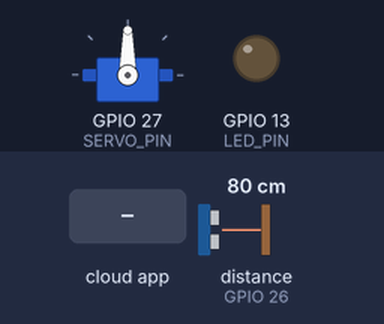
Recording of a sketch running on a simulated ESP32. Shown: servo, output pins drawn as LEDs (lit = HIGH). Wiring (inferred from the names in the program): ultrasonic range finder: trigger GPIO 25; echo GPIO 26. Inputs (shaded band) come from the test bench; at power-on: distance to the obstacle (sensor on GPIO 26) 80 cm. The echo pulse lasts 58.3 µs per cm; the ROS host is connected and sends only what is stated; pins used as bus, display or sensor lines are not drawn.

Above: at 3.2 s.
3.3 s: the phone or cloud app sets ultrasonic_distance to -100
At 3.8 s:
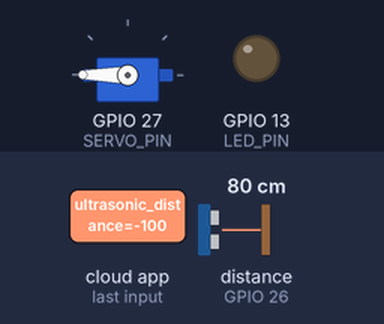
4.8 s: the phone or cloud app sets ultrasonic_distance to 0
At 6.1 s:
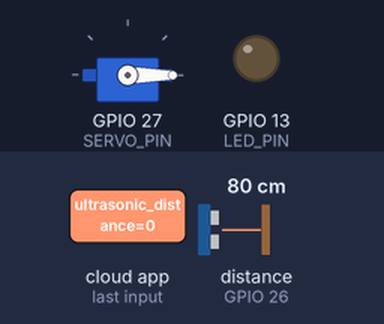
Timing chart, 0 to 7.8 s (numbered marks = the images above; inputs shaded):
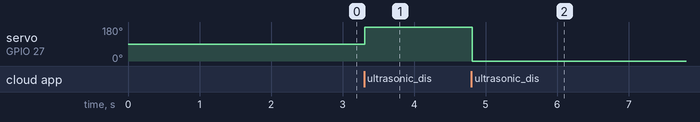

The sketch:

script_3.ino
```cpp
// ================================================================
// === micro-ROS: Ultrasonic + Servo Control Example (ESP32) =======
// ================================================================
// This example demonstrates how to:
//
// 1. Use an **ultrasonic sensor** (HC-SR04) to measure distance.
// 2. **Publish** that distance to ROS 2 as a Float32 topic.
// 3. **Subscribe** to a Float32 topic (e.g., threshold command).
// 4. **Move a servo motor** when the subscribed threshold condition is met.
// 5. Handle ROS 2 communication through micro-ROS on an ESP32.
//
// Author: Abu Bakr Azam
// Board: ESP32
// ================================================================


// ----------------------------
// Include Required Libraries
// ----------------------------

#include <micro_ros_arduino.h>     // micro-ROS communication layer
#include <stdio.h>                 // Standard C I/O library
#include <rcl/rcl.h>               // Core ROS 2 client support
#include <rcl/error_handling.h>    // ROS 2 error handling
#include <rclc/rclc.h>             // ROS 2 micro client convenience layer
#include <rclc/executor.h>         // ROS 2 executor for callbacks
#include <ESP32Servo.h>            // Servo motor control library for ESP32
#include <std_msgs/msg/float32.h>  // Standard ROS 2 message type (float32)


// ----------------------------
// ROS 2 Global Declarations
// ----------------------------

// ROS 2 entities
rcl_subscription_t subscriber;     // Receives messages from ROS 2
rcl_publisher_t publisher;         // Sends sensor data to ROS 2
rcl_timer_t timer;                 // Periodic timer to trigger publishing
rcl_node_t node;                   // The ROS 2 node (represents this device)
rclc_executor_t executor;          // Handles all callbacks
rclc_support_t support;            // ROS 2 communication support
rcl_allocator_t allocator;         // Memory management

// ROS 2 message variable (for sending & receiving float values)
std_msgs__msg__Float32 msg;


// ----------------------------
// Hardware Configuration
// ----------------------------

#define TRIG_PIN 25        // Ultrasonic trigger pin
#define ECHO_PIN 26        // Ultrasonic echo pin
#define SERVO_PIN 27       // Servo signal pin
#define LED_PIN 13         // LED pin (for debug/error indication)
#define SOUND_SPEED 0.034  // Sound speed in cm/µs (for distance calc)


// ----------------------------
// Variables
// ----------------------------

float latest_distance_cm;  // Holds last measured distance
long duration;             // Time for echo pulse
int posDegrees = 0;        // Servo position (0 or 180 degrees)
Servo servo;               // Servo object instance


// ----------------------------
// Helper Macros for Error Checking
// ----------------------------
// RCCHECK: stops program if a ROS 2 function fails
// RCSOFTCHECK: ignores minor errors (non-fatal)

#define RCCHECK(fn) { rcl_ret_t temp_rc = fn; if((temp_rc != RCL_RET_OK)){error_loop();}}
#define RCSOFTCHECK(fn) { rcl_ret_t temp_rc = fn; if((temp_rc != RCL_RET_OK)){}}


// ----------------------------
// Error Loop (Debug)
// ----------------------------
// If a setup or runtime error occurs, blink LED rapidly forever.

void error_loop() {
  while (1) {
    digitalWrite(LED_PIN, !digitalRead(LED_PIN));
    delay(100);
  }
}


// ----------------------------
// Timer Callback
// ----------------------------
// Runs every 1000 ms (set in setup()).
// Publishes the latest ultrasonic distance to ROS 2 topic.

void timer_callback(rcl_timer_t * timer, int64_t last_call_time) {
  RCLC_UNUSED(last_call_time);

  if (timer != NULL) {
    // Publish latest distance value
    msg.data = latest_distance_cm;
    RCSOFTCHECK(rcl_publish(&publisher, &msg, NULL));
  }
}


// ----------------------------
// Subscription Callback
// ----------------------------
// Receives messages from a Float32 topic.
// If the received value (e.g., threshold) < 20 cm, toggle servo.

void subscription_callback(const void * msgin) {
  const std_msgs__msg__Float32 * msg = (const std_msgs__msg__Float32 *)msgin;

  // Example logic: move servo if received threshold is below 20
  if (msg->data < 20) {
    // Toggle servo position
    if (posDegrees == 0) {
      posDegrees = 180;
    } else {
      posDegrees = 0;
    }
    servo.write(posDegrees);
    delay(5);  // Short pause for smooth movement
  }
}


// ================================================================
// === SETUP FUNCTION ==============================================
// ================================================================

void setup() {
  // Initialize micro-ROS serial transport (USB/Serial)
  set_microros_transports();

  // Initialize sensor and servo pins
  pinMode(TRIG_PIN, OUTPUT);
  pinMode(ECHO_PIN, INPUT);
  pinMode(LED_PIN, OUTPUT);
  servo.attach(SERVO_PIN);

  // Initialize variables
  latest_distance_cm = 0;
  duration = 0;
  delay(2000);  // Small delay for hardware stabilization

  // Get default memory allocator
  allocator = rcl_get_default_allocator();

  // ---------------------------------------------------------------
  // 1. Initialize micro-ROS support
  // ---------------------------------------------------------------
  RCCHECK(rclc_support_init(&support, 0, NULL, &allocator));

  // ---------------------------------------------------------------
  // 2. Create a ROS 2 Node
  // ---------------------------------------------------------------
  RCCHECK(rclc_node_init_default(
    &node,
    "micro_ros_arduino_node",  // Node name
    "",                        // Namespace
    &support));

  // ---------------------------------------------------------------
  // 3. Create a Publisher (distance readings)
  // ---------------------------------------------------------------
  RCCHECK(rclc_publisher_init_default(
    &publisher,
    &node,
    ROSIDL_GET_MSG_TYPE_SUPPORT(std_msgs, msg, Float32),
    "ultrasonic_distance"));   // Topic name for publishing

  // ---------------------------------------------------------------
  // 4. Create a Subscription (threshold commands)
  // ---------------------------------------------------------------
  RCCHECK(rclc_subscription_init_default(
    &subscriber,
    &node,
    ROSIDL_GET_MSG_TYPE_SUPPORT(std_msgs, msg, Float32),
    "ultrasonic_distance"));          // Topic name for subscribing

  // ---------------------------------------------------------------
  // 5. Create a Timer (1-second interval)
  // ---------------------------------------------------------------
  const unsigned int timer_timeout = 1000; // in milliseconds
  RCCHECK(rclc_timer_init_default(
    &timer,
    &support,
    RCL_MS_TO_NS(timer_timeout), // convert ms to ns
    timer_callback));

  // ---------------------------------------------------------------
  // 6. Create an Executor
  // ---------------------------------------------------------------
  // The executor handles both timer and subscription callbacks
  RCCHECK(rclc_executor_init(&executor, &support.context, 2, &allocator));
  RCCHECK(rclc_executor_add_timer(&executor, &timer));
  RCCHECK(rclc_executor_add_subscription(&executor, &subscriber, &msg, &subscription_callback, ON_NEW_DATA));

  // Initialize message
  msg.data = 0;
}


// ================================================================
// === LOOP FUNCTION ===============================================
// ================================================================
// Continuously reads ultrasonic distance and runs ROS callbacks.

void loop() {
  // Trigger ultrasonic sensor
  digitalWrite(TRIG_PIN, LOW);
  delayMicroseconds(2);
  digitalWrite(TRIG_PIN, HIGH);
  delayMicroseconds(10);
  digitalWrite(TRIG_PIN, LOW);

  // Read echo time (with timeout)
  duration = pulseIn(ECHO_PIN, HIGH, 30000);

  // Calculate distance (cm)
  latest_distance_cm = duration * SOUND_SPEED / 2;

  // Run ROS 2 callbacks (timer + subscription)
  RCSOFTCHECK(rclc_executor_spin_some(&executor, RCL_MS_TO_NS(50)));
}
```

Measured:
- after the input at 3.3 s, servo on GPIO 27 (SERVO_PIN): 90° → 180° at once
- after the input at 4.8 s, servo on GPIO 27 (SERVO_PIN): 180° → 0° at once
